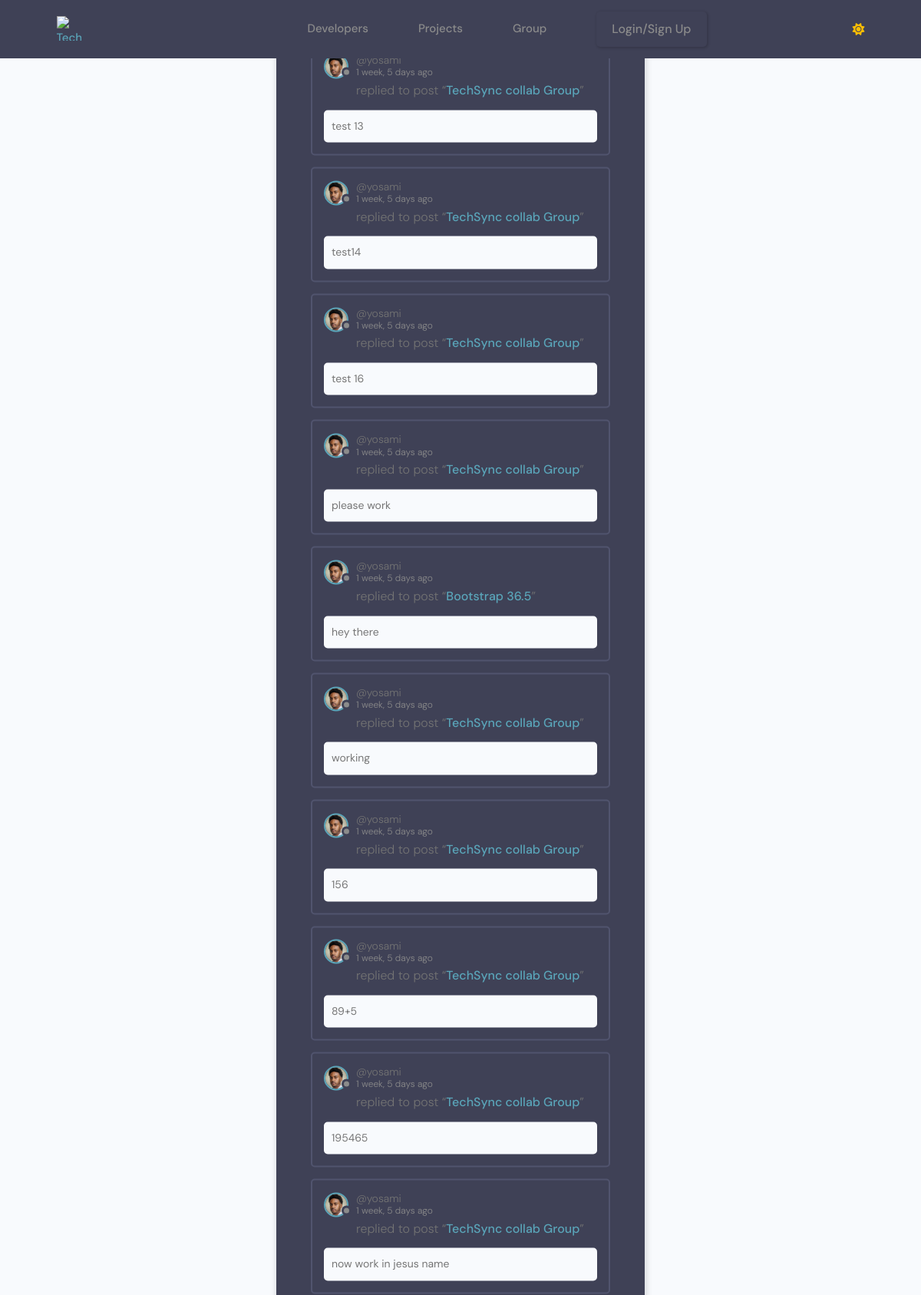
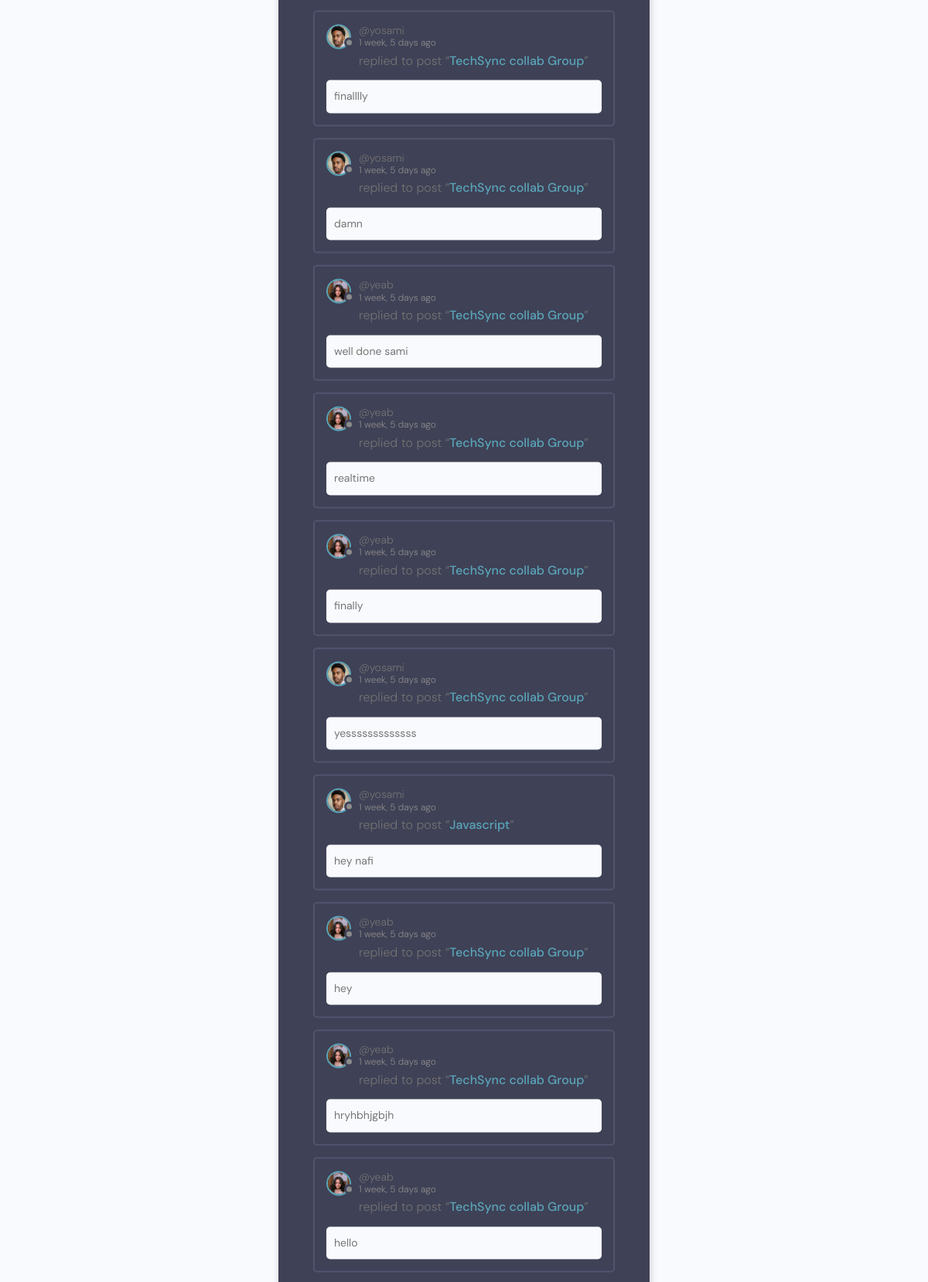
/group/activity/ (upper part), run on the app's committed database (2 pictures, top to bottom).
### group/models.py (models this page shows, shortened)
class Message(models.Model):
    id = models.UUIDField(default=uuid.uuid4, primary_key=True, unique=True, editable=False, )
    user = models.ForeignKey(User, on_delete=models.CASCADE)
    room = models.ForeignKey(Room, on_delete=models.CASCADE)
    body = models.TextField(default='')
    file = models.FileField(upload_to='files/', blank=True, null=True)
    updated = models.DateTimeField(auto_now=True)
    created = models.DateTimeField(auto_now_add=True)
    class Meta:
        ordering = ['updated', 'created']

class Room(models.Model):
    id = models.UUIDField(default=uuid.uuid4, primary_key=True, unique=True, editable=False, )
    host = models.ForeignKey(User, on_delete=models.SET_NULL, null=True)
    topic = models.ForeignKey(Topic, on_delete=models.SET_NULL, null=True)
    name = models.CharField(max_length=200)
    description = models.TextField(null=True, blank=True)
    participants = models.ManyToManyField(User, related_name='participants', blank=True)
    users_online = models.ManyToManyField(User, related_name='online_in_rooms', blank=True)
    updated = models.DateTimeField(auto_now=True)
    created = models.DateTimeField(auto_now_add=True)
    class Meta:
        ordering = ['-updated', '-created']
    def __str__(self):
        return self.name

### users/models.py (models this page shows, shortened)
class Profile(models.Model):
    id = models.UUIDField(default=uuid.uuid4, primary_key=True, unique=True, editable=False, )
    user = models.OneToOneField(User, on_delete=models.CASCADE,null=True,blank=True)
    name = models.CharField(max_length=200, blank=True,null=True)
    username = models.CharField(max_length=200, blank=True,null=True,unique=True)
    headline = models.CharField(max_length=200, blank=True,null=True)
    about = models.TextField(blank=True, null=True)
    location = models.CharField(max_length=200, blank=True,null=True)
    profile_image = models.ImageField(null=True, blank=True,upload_to='profiles', default='default_profile.png')
    github_link = models.CharField(max_length=200, blank=True,null=True)
    twitter_link = models.CharField(max_length=200, blank=True,null=True)
    linkedin_link = models.CharField(max_length=200, blank=True,null=True)
    personal_link = models.CharField(max_length=200, blank=True,null=True)
    created_at = models.DateTimeField(auto_now_add=True)

class User(AbstractUser):
    email = models.EmailField(unique=True)
    is_event_organizer = models.BooleanField(default=False)
    is_event_moderator = models.BooleanField(default=False)
    is_speaker = models.BooleanField(default=False)  # Flag to identify if user is a speaker (remove it there is no need for it)
    is_recruiter = models.BooleanField(default=False)
    is_applicant = models.BooleanField(default=False)
    has_resume = models.BooleanField(default=False)
    has_company = models.BooleanField(default=False)

### group/views.py (the view)
# urls.py: path('activity/', views.activityPage, name="activity"),
def activityPage(request):
    room_messages = Message.objects.all()
    return render(request, 'group/activity.html', {'room_messages': room_messages})

### templates/group/activity.html (shortened to what this page needs)
{% extends 'main/main.html' %}
{% block content %}
<main class="layout">
  <div class="container">
    <div class="layout__box">
      <div class="activities-page layout__body">
        {% for message in room_messages %}
        <div class="activities__box">
          <div class="activities__boxHeader roomListRoom__header">
            <a href="{% url 'user-profile' message.user.profile.id %}" class="roomListRoom__author">
              <div class="avatar avatar--small">
                <img src="{{message.user.profile.profile_image.url}}">
              </div>
              <p>
                @{{message.user}}
                <span>{{message.created|timesince}} ago</span>
              </p>
            </a>
          </div>
          <div class="activities__boxContent">
            <p>replied to post “<a href="{% url 'room' message.room.id %}">{{message.room}}</a>”</p>
            <div class="activities__boxRoomContent">
              {{message.body|truncatechars:100}}
            </div>
          </div>
        </div>
        {% endfor %}
      </div>
    </div>
  </div>
</main>
{% endblock content %}

### templates/main/main.html (shortened to what this page needs)
{% load static %}
<!DOCTYPE html>
<html lang="en">
<head>
  <link rel="stylesheet" href="https://cdnjs.cloudflare.com/ajax/libs/selectize.js/0.13.3/css/selectize.min.css">
  <link rel="stylesheet" href="{% static 'styles/langauge.css' %}" />
    <link rel="stylesheet" href="https://cdnjs.cloudflare.com/ajax/libs/font-awesome/5.15.4/css/all.min.css" />
    <link rel="stylesheet" href="https://cdnjs.cloudflare.com/ajax/libs/font-awesome/6.0.0-beta3/css/all.min.css">
    <link rel="stylesheet" href="https://cdn.iconmonstr.com/1.3.0/css/iconmonstr-iconic-font.min.css" />
    <link rel="stylesheet" href="{% static 'uikit/styles/uikit.css' %}" />
    <link rel="stylesheet" href="{% static 'styles/app.css' %}" />
    <link rel="stylesheet" href="{% static 'styless/main.css' %}" />
    <link rel="stylesheet" href="{% static 'styless/style.css' %}" />
    <link rel="stylesheet" href="https://cdn.iconmonstr.com/1.3.0/css/iconmonstr-iconic-font.min.css">
</head>
<body>
    {% include "main/navbar.html" %}
    {% block content %}{% endblock content %}
</body>
</html>

### templates/main/navbar.html (shortened to what this page needs)
{% load static %}
<header class="header">
        <div class="container container--narrow">
                <a href="{% url 'projects'%}" class="header__logo">
                        <img src="" alt="Techsync Logo" />
                </a>
                <nav class="header__nav header__menu">
                        <ul class="header__menu">
                                <li class="header__menuItem"><a href="{% url 'profiles' %}">Developers</a></li>
                                <li class="header__menuItem"><a  href="{% url 'projects' %}">Projects</a></li>
                                <li class="header__menuItem"><a  href="{% url 'home-group'%}">Group</a></li>
                                {% if request.user.is_authenticated %}
                                {% comment %} <li class="header__menuItem"><a  href="{% url 'inbox' %}">Inbox</a></li>  {% endcomment %}
                                <li class="header__menuItem"><a  href="{% url 'user-chatrooms' %}">Inbox</a></li>
                                {% else %}
                                <li class="header__menuItem"><a href="{% url 'login' %}" class="btn btn--sub">Login/Sign Up</a></li>
                                {% endif %}
                        </ul>
                </nav>
                <span id="mode-icon" class="fas fa-sun"></span>
        </div>
</header>
<link rel="stylesheet" href="{% static 'uikit/styles/modules/_variables.css' %}" id="theme-css">

### static/styles/langauge.css (style rules this page uses)
:root { --li4-color-primary-hsl: 250, 84%, 54%; --li4-color-bg-hsl: 0, 0%, 100%; --li4-color-contrast-high-hsl: 230, 7%, 23%; --li4-color-contrast-higher-hsl: 230, 13%, 9%; --li4-color-bg-light-hsl: 0, 0%, 100%; --li4-color-white-hsl: 0, 0%, 100%; --li4-color-bg-dark-hsl: 240, 4%, 95%; --li4-color-bg-lighter-hsl: 0, 0%, 100%; --li4-color-black-hsl: 230, 13%, 9%; --li4-space-3xs: 0.25rem; --li4-space-2xs: 0.375rem; --li4-space-xs: 0.5rem; --li4-space-sm: 0.75rem; }
@media (min-width: 64rem) { :root { --li4-space-3xs: 0.375rem; --li4-space-2xs: 0.5625rem; --li4-space-xs: 0.75rem; --li4-space-sm: 1.125rem; } }
:root { --picker-vertical-gap: 4px; }

### static/styles/app.css (style rules this page uses)
:root { --color-sub: #0b0c10; }
.btn--sub { background-color: var(--color-sub-light); }
img { width: 100%; }
.header { position: sticky; z-index: 111; background-color: var(--color-sub); padding: 1.5rem 0; }
.header > .container { display: flex; justify-content: space-between; align-items: center; }
.header__logo > img { height: 3.8rem; }
.header__nav > ul { display: inline-flex; align-items: center; list-style: none; gap: 6.5rem; }
.header__menuItem > a { color: var(--color-light); font-weight: 300; }

### static/styless/style.css (style rules this page uses)
:root { --color-main: #71c6dd; --color-main-light: #e1f6fb; --color-dark: #3f4156; --color-dark-medium: #51546e; --color-dark-light: #696d97; --color-light: #e5e5e5; --color-gray: #8b8b8b; --color-light-gray: #b2bdbd; --color-bg: #2d2d39; --color-success: #5dd693; --color-error: #fc4b0b; }
* { font-family: "DM Sans", -apple-system, BlinkMacSystemFont, "Segoe UI", Roboto, Oxygen, Ubuntu, Cantarell, "Open Sans", "Helvetica Neue", sans-serif; margin: 0; padding: 0; box-sizing: border-box; text-rendering: optimizeLegibility; font-size: inherit; }
html { font-size: 56.25%; }
@media only screen and (min-width: 1200px) { html { font-size: 62.5%; } }
body { line-height: 1.6; font-weight: 400; font-size: 1.5rem; color: var(--color-light-gray); background-color: var(--color-bg); min-height: 100vh; }
img { width: 100%; }
a { display: inline-block; color: var(--color-main); text-decoration: none; }
.container { max-width: 120rem; width: 90%; margin: auto; }
.btn { background-color: transparent; border: none; display: inline-flex; align-items: center; gap: 1rem; cursor: pointer; transition: all ease-in-out 0.3s; padding: 1rem 2rem; border-radius: 5px; box-shadow: 1px 1px 3px 1px rgba(0, 0, 0, 0.15); font-weight: 500; }
.avatar { position: relative; display: inline-block; border-radius: 50%; border: 2px solid var(--color-main); }
.avatar img { display: block; border-radius: 50%; object-fit: cover; object-position: center; }
.avatar::after { content: ""; display: block; position: absolute; background-color: var(--color-gray); z-index: 111; border-radius: 50%; border: 0.3rem solid var(--color-dark); }
.avatar.avatar--small img { width: 2.8rem; height: 2.8rem; }
.avatar.avatar--small:after { width: 0.7rem; height: 0.7rem; bottom: 0px; right: -6px; }
.header { padding: 1.5rem; background-color: var(--color-dark); }
.header > .container { display: flex; gap: 9.5rem; }
.header__logo, .header__user { display: flex; gap: 2rem; align-items: center; }
.header__logo > img { height: 3.2rem; width: 3.2rem; }
.header__menu { margin-left: auto; position: relative; }
.header__menu a { display: flex; gap: 1.5rem; align-items: center; font-weight: 500; text-decoration: none; color: var(--color-gray); }
.layout { margin-top: 2.4rem; }
.layout > .container { display: flex; justify-content: space-between; align-items: flex-start; }
.layout__box { width: 90%; max-width: 48rem; min-height: 40rem; position: absolute; top: 50%; left: 50%; transform: translate(-50%, -46%); background-color: var(--color-dark); border-radius: 1rem; box-shadow: 1px 1px 6px 3px rgba(0, 0, 0, 0.1); overflow: hidden; }
.layout__body { margin: 3rem; }
.roomListRoom__header { display: flex; justify-content: space-between; align-items: center; }
.roomListRoom__author { font-weight: 500; display: flex; align-items: center; gap: 1rem; }
.activities__box { margin: 1.5rem; padding: 1.5rem; border: 2px solid var(--color-dark-medium); border-radius: 5px; }
.activities__boxHeader p { font-size: 1.4rem; line-height: 1.3; }
.activities__boxHeader p span { color: var(--color-gray); font-size: 1.2rem; display: block; }
.activities__boxContent { margin-left: 4.2rem; }
.activities__boxContent { font-size: 1.4rem; }
.activities__boxRoomContent { background: var(--color-bg); padding: 1rem; border-radius: 5px; margin-top: 1rem; margin-left: -4.2rem; }

### data on the page
Message: user.profile.profile_image (picture), user "yosami", created "1 week, 5 days", room "TechSync collab Group", body "test 13"
Message: user.profile.profile_image (picture), user "yosami", created "1 week, 5 days", room "TechSync collab Group", body "test14"
Message: user.profile.profile_image (picture), user "yosami", created "1 week, 5 days", room "TechSync collab Group", body "test 16"
Message: user.profile.profile_image (picture), user "yosami", created "1 week, 5 days", room "TechSync collab Group", body "please work"
Message: user.profile.profile_image (picture), user "yosami", created "1 week, 5 days", room "Bootstrap 36.5", body "hey there"
Message: user.profile.profile_image (picture), user "yosami", created "1 week, 5 days", room "TechSync collab Group", body "working"
Message: user.profile.profile_image (picture), user "yosami", created "1 week, 5 days", room "TechSync collab Group", body "156"
Message: user.profile.profile_image (picture), user "yosami", created "1 week, 5 days", room "TechSync collab Group", body "89+5"
Message: user.profile.profile_image (picture), user "yosami", created "1 week, 5 days", room "TechSync collab Group", body "195465"
Message: user.profile.profile_image (picture), user "yosami", created "1 week, 5 days", room "TechSync collab Group", body "now work in jesus name"
Message: user.profile.profile_image (picture), user "yosami", created "1 week, 5 days", room "TechSync collab Group", body "finalllly"
Message: user.profile.profile_image (picture), user "yosami", created "1 week, 5 days", room "TechSync collab Group", body "damn"
Message: user.profile.profile_image (picture), user "yeab", created "1 week, 5 days", room "TechSync collab Group", body "well done sami"
Message: user.profile.profile_image (picture), user "yeab", created "1 week, 5 days", room "TechSync collab Group", body "realtime"
Message: user.profile.profile_image (picture), user "yeab", created "1 week, 5 days", room "TechSync collab Group", body "finally"
Message: user.profile.profile_image (picture), user "yosami", created "1 week, 5 days", room "TechSync collab Group", body "yesssssssssssss"
Message: user.profile.profile_image (picture), user "yosami", created "1 week, 5 days", room "Javascript", body "hey nafi"
Message: user.profile.profile_image (picture), user "yeab", created "1 week, 5 days", room "TechSync collab Group", body "hey"
Message: user.profile.profile_image (picture), user "yeab", created "1 week, 5 days", room "TechSync collab Group", body "hryhbhjgbjh"
Message: user.profile.profile_image (picture), user "yeab", created "1 week, 5 days", room "TechSync collab Group", body "hello"
